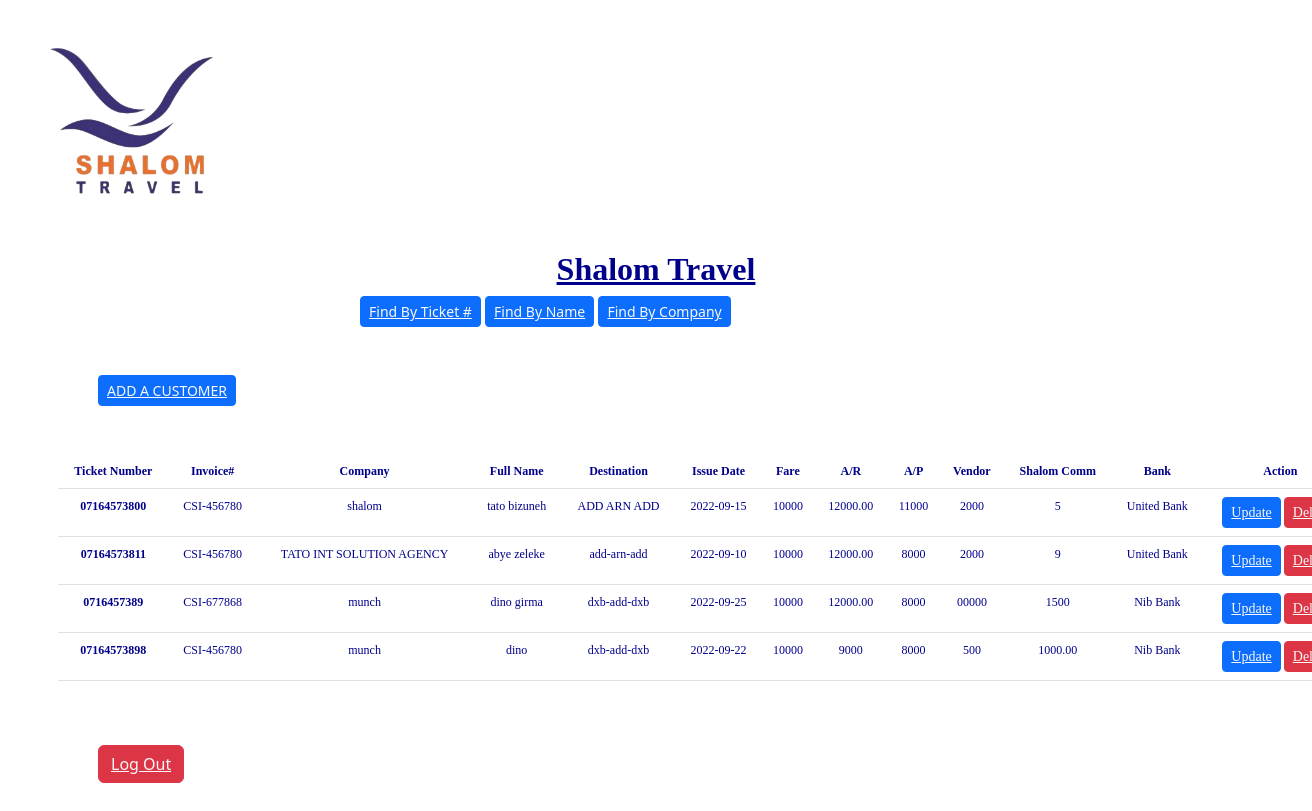
The app's page /home.php with its own data.
### tables this page shows
CREATE TABLE `shalom2` (
  `ticketnumber` varchar(100) NOT NULL,
  `invno` varchar(100) NOT NULL,
  `company` text NOT NULL,
  `fullname` varchar(100) NOT NULL,
  `destination` varchar(200) NOT NULL,
  `issuedate` date NOT NULL,
  `fare` varchar(50) NOT NULL,
  `ar` varchar(50) NOT NULL,
  `ap` int(50) NOT NULL,
  `vendorcom` varchar(50) NOT NULL,
  `shalomcom` varchar(50) NOT NULL,
  `bank` varchar(200) NOT NULL
);

### home.php (the view, shortened to what this page needs)
<!DOCTYPE html>
<html lang="en">
<head>
    <link href="https://cdn.jsdelivr.net/npm/bootstrap@5.2.0/dist/css/bootstrap.min.css" rel="stylesheet">
</head>
<body>
<img src="logo.png" width="200px" height="200px" alt="">
   <h2>Shalom Travel</h2>
<div class="topnav">
   <tr>
<td>
<button class="btn btn-primary btn-sm"><a href="search.php" class="text-light">Find By Ticket #</a></button>
<button class="btn btn-primary btn-sm"><a href="search1.php" class="text-light">Find By Name</a></button>
<button class="btn btn-primary btn-sm"><a href="#" class="text-light">Find By Company</a></button>
</td>
</tr>
</div>
    <div class="container">
        <button class="btn btn-primary my-5 btn-sm"><a href="create.php" class="text-light">ADD A CUSTOMER</a></button>
        <table class="table">
            <thead>
                <tr>
                    <th scope="col">Ticket Number</th>
                    <th scope="col">Invoice#</th>
                    <th scope="col">Company</th>
                    <th scope="col">Full Name</th>
                    <th scope="col">Destination</th>
                    <th scope="col">Issue Date</th>
                    <th scope="col">Fare</th>
                    <th scope="col">A/R</th>
                    <th scope="col">A/P</th>
                    <th scope="col">Vendor</th>
                    <th scope="col">Shalom Comm</th>
                    <th scope="col">Bank</th>
                    <th scope="col">Action</th>
                </tr>
            </thead>
            <tbody>
                <?php
                include 'connect.php';
                $sql="SELECT * FROM  shalom2";
                $result=mysqli_query($con,$sql);
                if($result){
                    while($row=mysqli_fetch_assoc($result)){
                            $ticketnumber=$row['ticketnumber'];
                            $invno=$row['invno'];
                            $company=$row['company'];
                            $fullname=$row['fullname'];
                            $destination=$row['destination'];
                            $issuedate=$row['issuedate'];
                            $fare=$row['fare'];
                            $ar=$row['ar'];
                            $ap=$row['ap'];
                            $vendorcom=$row['vendorcom'];
                            $shalomcom=$row['shalomcom'];
                            $bank=$row['bank'];
                            echo ' <tr>
                            <th scope="row">'.$ticketnumber.'</th>
                            <td>'.$invno.'</td>
                            <td>'.$company.'</td>
                            <td>'.$fullname.'</td>
                            <td>'.$destination.'</td>
                            <td>'.$issuedate.'</td>
                            <td>'.$fare.'</td>
                            <td>'.$ar.'</td>
                            <td>'.$ap.'</td>
                            <td>'.$vendorcom.'</td>
                            <td>'.$shalomcom.'</td>
                            <td>'.$bank.'</td>
                            <td>
                             <button class="btn btn-primary btn-sm"><a href="edit.php?updateid='.$ticketnumber.'" class="text-light">Update</a></button>
                             <button class="btn btn-danger btn-sm"><a href="delete.php?deleteid='.$ticketnumber.'" class="text-light">Delete</a></button>
                            </td>
                        </tr>';
                    }
                }
                ?>
            </tbody>
        </table>
    </div>
    <div class="container">
        <button class="btn btn-danger my-5"><a href="logout.php" class="text-light">Log Out</a></button>
</body>
</html>

### home.php (style rules this page uses)
tr { color:darkblue; }
body { background-color: white; }
h2 { text-align: center; color: darkblue; font-family: 'Times New Roman', Times, serif; margin-top: 30px; text-decoration: underline; font-weight: bold; }
tr { font-size: 12px; text-align: center; font-family: 'Times New Roman', Times, serif; }
th { font-size: 12px; }
.table { display: flexbox; justify-content: center; width: 1300px; margin-left: -40px; }
img { margin-top: 20px; margin-left: 30px; }
.topnav { display: flexbox; justify-content: center; margin-left: 360px; }

### records on screen
shalom2: ticketnumber "07164573800", invno "CSI-456780", company "shalom", fullname "tato bizuneh", destination "ADD ARN ADD", issuedate "2022-09-15", fare "10000", ar "12000.00", ap "11000", vendorcom "2000", shalomcom "5", bank "United Bank"
shalom2: ticketnumber "07164573811", invno "CSI-456780", company "TATO INT SOLUTION AGENCY", fullname "abye zeleke", destination "add-arn-add", issuedate "2022-09-10", fare "10000", ar "12000.00", ap "8000", vendorcom "2000", shalomcom "9", bank "United Bank"
shalom2: ticketnumber "0716457389", invno "CSI-677868", company "munch", fullname "dino girma", destination "dxb-add-dxb", issuedate "2022-09-25", fare "10000", ar "12000.00", ap "8000", vendorcom "00000", shalomcom "1500", bank "Nib Bank"
shalom2: ticketnumber "07164573898", invno "CSI-456780", company "munch", fullname "dino", destination "dxb-add-dxb", issuedate "2022-09-22", fare "10000", ar "9000", ap "8000", vendorcom "500", shalomcom "1000.00", bank "Nib Bank"
